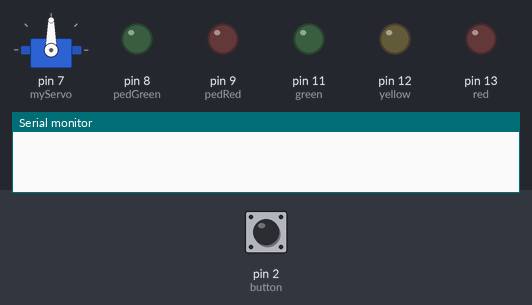
A sketch run on a simulated Arduino Uno, built with avr-gcc and run on an emulated ATmega328P. Shown: servo, output pins drawn as LEDs (lit = HIGH), the last lines printed to the serial monitor. The inputs (shaded band) are chosen by the test bench; at power-on: pin 2 (button) HIGH.

Above: at 1.2 s.
1.3 s: pin 2 (button) pulled LOW for 0.15 s
At 4.2 s:
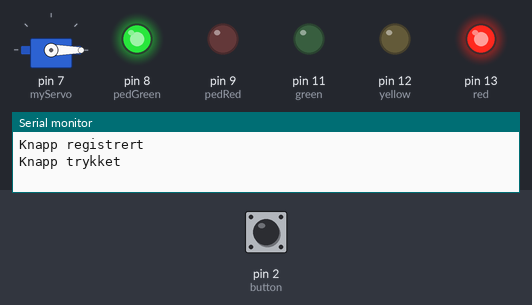
At 12.5 s:
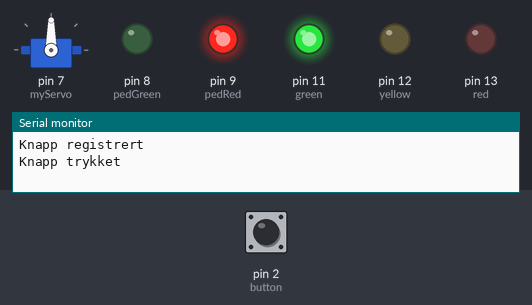
Timing chart, 0 to 12.8 s (numbered marks = the images above; inputs shaded):
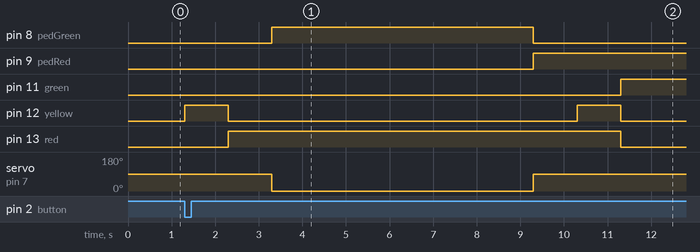

The sketch:

trafficLights.ino
```cpp
#include <Servo.h>

Servo myServo;
int pos = 0;

const int button = 2;
const int red = 13;
const int yellow = 12;
const int green = 11;
const int pedRed = 9;
const int pedGreen = 8;

int buttonState = 0;

void setup() {
  pinMode(red, OUTPUT);
  pinMode(yellow, OUTPUT);
  pinMode(green, OUTPUT);
  pinMode(pedGreen, OUTPUT);
  pinMode(pedRed, OUTPUT);
  pinMode(button, INPUT);
  Serial.begin(9600);
  myServo.attach(7);
}


void buttonAction() {
  Serial.println("Knapp trykket");
  lightRed();
  delay(1000);
  pedLightGreen();
  myServo.write(0);

  // 6 sekunder til å gå over fotgjengerfeltet
  delay(6000);
  myServo.write(90);

  pedLightRed();
  delay(1000);
  lightGreen();
}

void lightRed() {
  digitalWrite(green, LOW);
  digitalWrite(yellow, HIGH);
  delay(1000);
  digitalWrite(yellow, LOW);
  digitalWrite(red, HIGH);
}

void lightGreen() {
  digitalWrite(red, HIGH);
  digitalWrite(yellow, HIGH);
  delay(1000);
  digitalWrite(yellow, LOW);
  digitalWrite(red, LOW);
  digitalWrite(green, HIGH);
}

void pedLightGreen() {
  digitalWrite(pedGreen, HIGH);
  digitalWrite(pedRed, LOW);
}

void pedLightRed() {
  digitalWrite(pedGreen, LOW);
  digitalWrite(pedRed, HIGH);
}

void loop() {
  buttonState = digitalRead(button);

  if (buttonState == 0) {
  Serial.println("Knapp registrert");

  buttonAction();

}
}
```

Measured:
- after the input at 1.3 s, pin 8 (pedGreen): LOW → HIGH after 2.0 s, → LOW 6.0 s later; pin 9 (pedRed): LOW → HIGH after 8.0 s; pin 11 (green): LOW → HIGH after 10.0 s; pin 12 (yellow): alternates HIGH for 1.0 s and LOW for 8.0 s, starting at once; pin 13 (red): LOW → HIGH after 1.0 s, → LOW 9.0 s later
